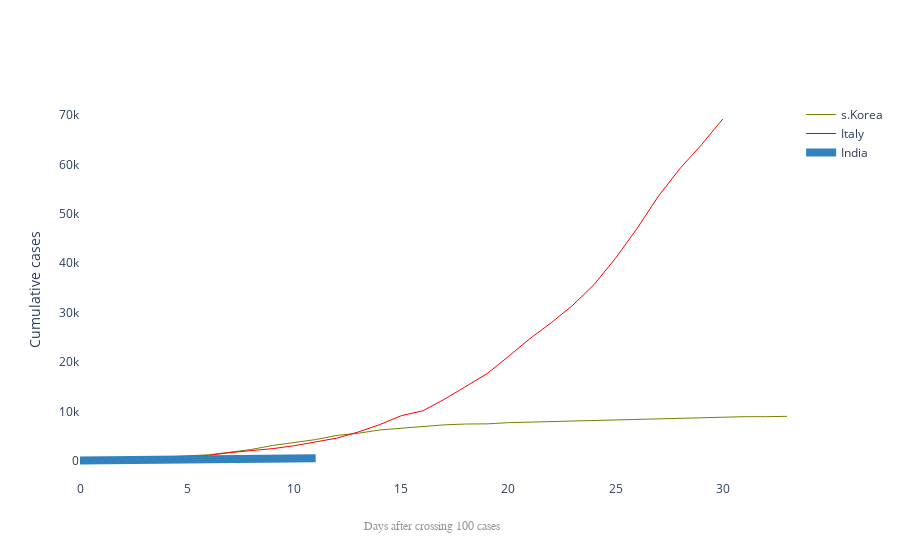

Here is the notebook cell this chart was saved with:
### Code cell
title='Main source for News'
labels=['s.Korea','Italy','India']
colors=['rgb(122,128,0)','rgb(255,0,0)','rgb(49,130,189)']

mode_size=[10,10,12]
line_size=[1,1,8]
fig=go.Figure()

fig.add_trace(go.Scatter(x=dbd_Korea['Days after surpassing 100 cases'],
                        y=dbd_Korea['Total Cases'],mode='lines',
                        name=labels[0],
                        line=dict(color=colors[0],width=line_size[0]),connectgaps=True))
fig.add_trace(go.Scatter(x=dbd_Italy['Days after surpassing 100 cases'], 
                 y=dbd_Italy['Total Cases'],mode='lines',
                 name=labels[1],
                 line=dict(color=colors[1], width=line_size[1]),            
                 connectgaps=True))

fig.add_trace(go.Scatter(x=dbd_India['Days after surpassing 100 cases'], 
                 y=dbd_India['Total Cases'],mode='lines',
                 name=labels[2],
                 line=dict(color=colors[2], width=line_size[2]),            
                 connectgaps=True))
    
    
    
annotations = []

annotations.append(dict(xref='paper', yref='paper', x=0.5, y=-0.1,
                              xanchor='center', yanchor='top',
                              text='Days after crossing 100 cases ',
                              font=dict(family='Arial',
                                        size=12,
                                        color='rgb(150,150,150)'),
                              showarrow=False))

fig.update_layout(annotations=annotations,plot_bgcolor='white',yaxis_title='Cumulative cases')

fig.show()

### Figure 1 — Plotly figure (JSON) as saved in the notebook; plotly's stock layout.template omitted (floating-point values rounded to 4 significant figures)
{"data": [{"connectgaps": true, "line": {"color": "rgb(122,128,0)", "width": 1}, "mode": "lines", "name": "s.Korea", "type": "scatter", "x": [null, null, null, null, null, null, null, null, null, null, null, null, null, null, null, null, null, null, null, null, null, null, null, null, null, null, null, null, null, null, null, 0, 1, 2, 3, 4, 5, 6, 7, 8, 9, 10, 11, 12, 13, 14, 15, 16, 17, 18, 19, 20, 21, 22, 23, 24, 25, 26, 27, 28, 29, 30, 31, 32, 33], "y": [1, 1, 1, 1, 2, 2, 3, 4, 4, 4, 6, 11, 12, 15, 15, 16, 19, 23, 24, 24, 27, 27, 28, 28, 28, 28, 28, 29, 30, 31, 58, 111, 209, 436, 602, 833, 977, 1261, 1766, 2337, 3150, 3736, 4335, 5186, 5621, 6284, 6593, 7041, 7313, 7478, 7513, 7755, 7869, 7979, 8086, 8162, 8236, 8320, 8413, 8565, 8652, 8799, 8961, 8961, 9037]}, {"connectgaps": true, "line": {"color": "rgb(255,0,0)", "width": 1}, "mode": "lines", "name": "Italy", "type": "scatter", "x": [null, null, null, null, null, null, null, null, null, null, null, null, null, null, null, null, null, null, null, null, null, null, null, null, 0, 1, 2, 3, 4, 5, 6, 7, 8, 9, 10, 11, 12, 13, 14, 15, 16, 17, 18, 19, 20, 21, 22, 23, 24, 25, 26, 27, 28, 29, 30], "y": [2, 2, 2, 2, 2, 2, 3, 3, 3, 3, 3, 3, 3, 3, 3, 3, 3, 3, 3, 3, 3, 3, 20, 79, 157, 229, 323, 470, 655, 889, 1128, 1701, 2036, 2502, 3089, 3858, 4636, 5883, 7375, 9172, 10149, 12462, 15113, 17660, 21157, 24747, 27980, 31506, 35713, 41035, 47021, 53578, 59138, 63927, 69176]}, {"connectgaps": true, "line": {"color": "rgb(49,130,189)", "width": 8}, "mode": "lines", "name": "India", "type": "scatter", "x": [null, null, null, null, null, null, null, null, null, null, null, null, null, null, null, null, null, null, null, null, null, null, null, null, null, null, null, null, null, null, null, null, null, null, null, null, null, null, null, null, null, null, null, null, 0, 1, 2, 3, 4, 5, 6, 7, 8, 9, 10, 11], "y": [1, 1, 1, 2, 3, 3, 3, 3, 3, 3, 3, 3, 3, 3, 3, 3, 3, 3, 3, 3, 3, 3, 3, 3, 3, 3, 3, 3, 3, 3, 3, 3, 6, 9, 28, 30, 31, 34, 39, 43, 56, 62, 73, 82, 102, 113, 119, 142, 156, 194, 244, 330, 396, 499, 536, 562]}], "layout": {"annotations": [{"font": {"color": "rgb(150,150,150)", "family": "Arial", "size": 12}, "showarrow": false, "text": "Days after crossing 100 cases ", "x": 0.5, "xanchor": "center", "xref": "paper", "y": -0.1, "yanchor": "top", "yref": "paper"}], "plot_bgcolor": "white", "yaxis": {"title": {"text": "Cumulative cases"}}}}
